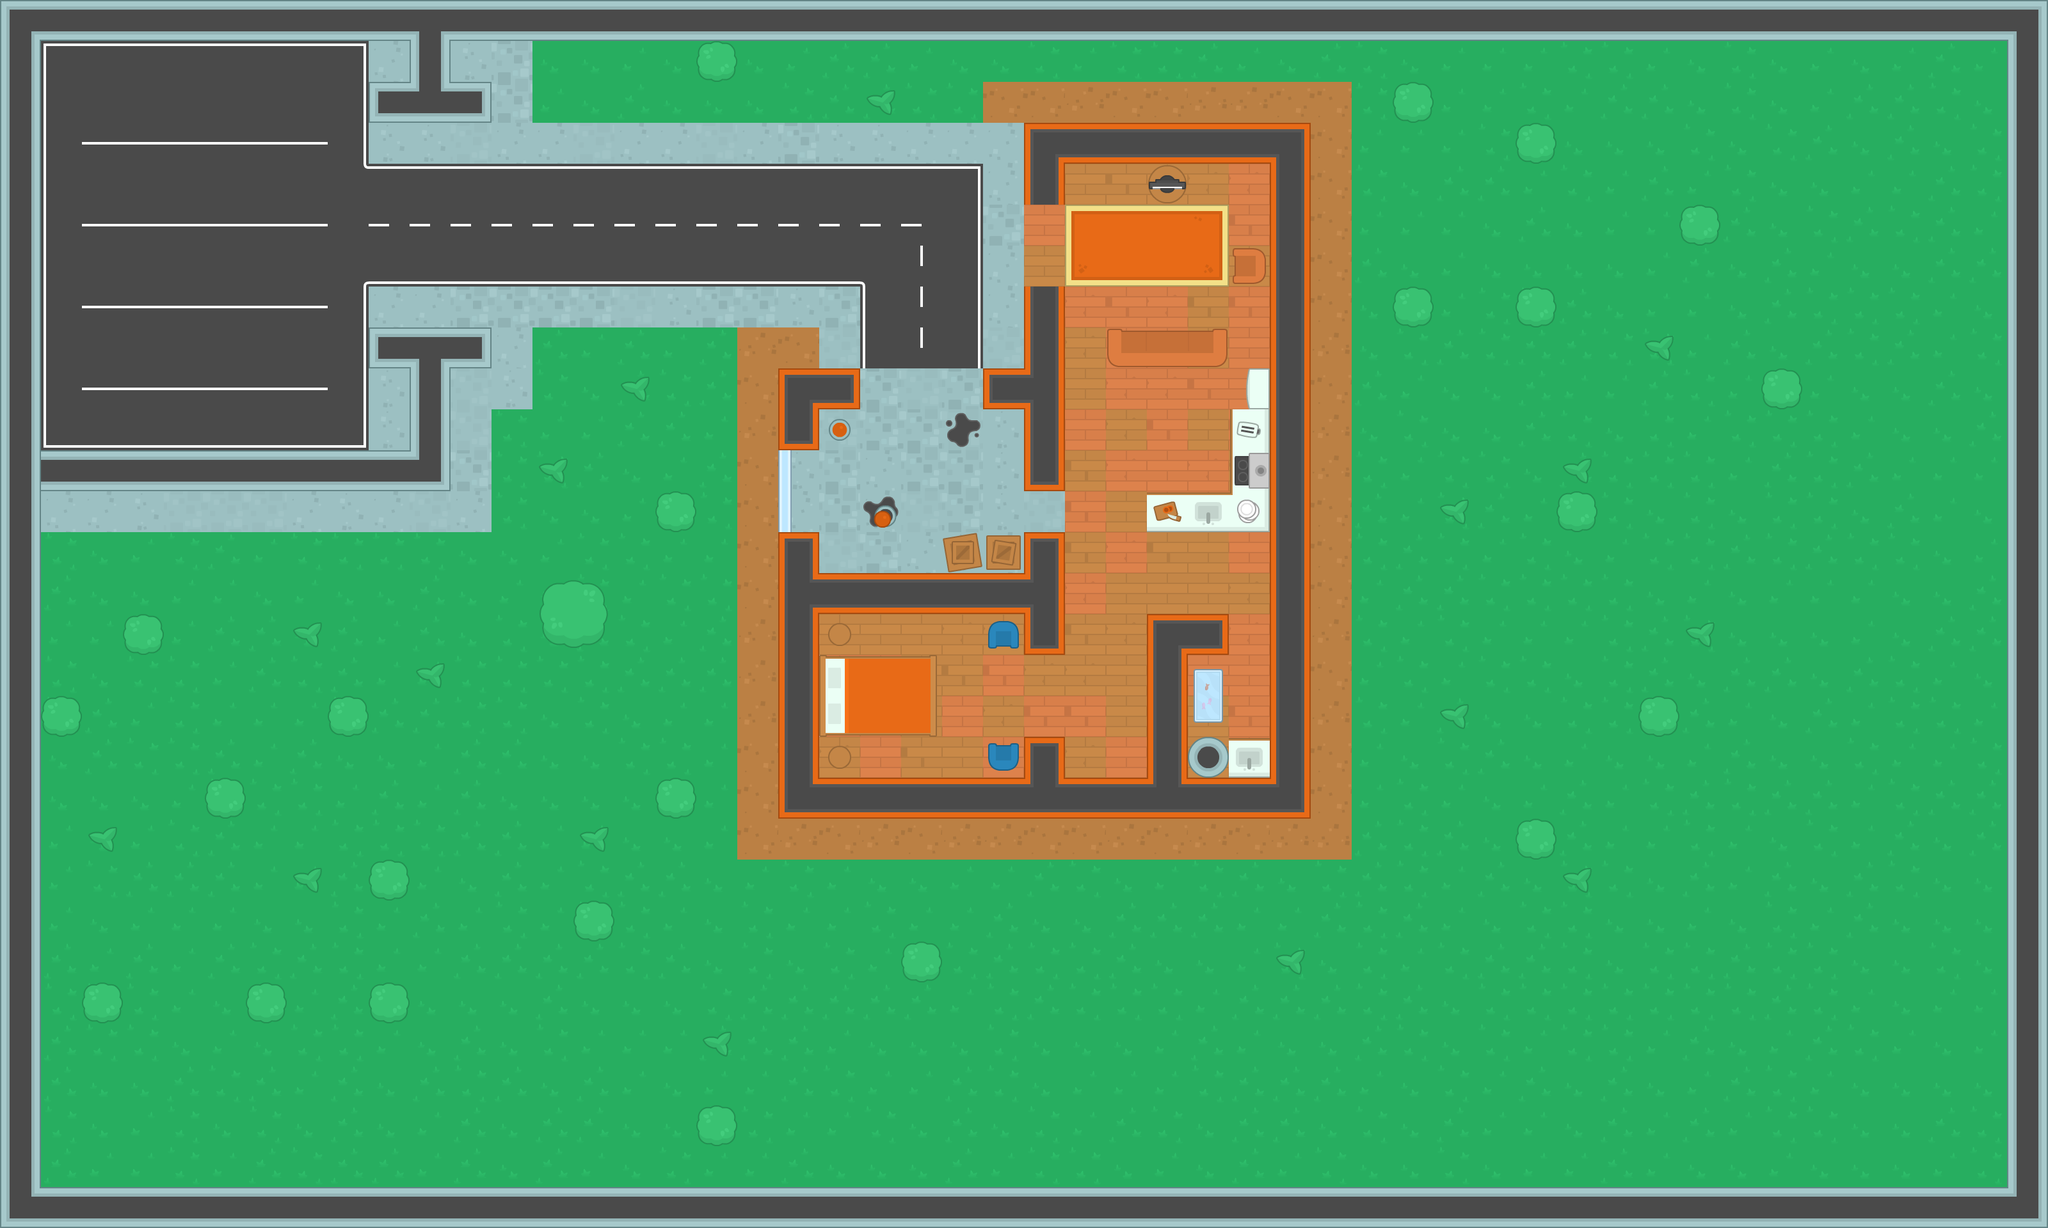

A 2D game scene composited from a Tiled map and its tileset images. What follows is a short description and the map's XML, with each tile layer's data collapsed to a summary:
An orthogonal 50x30 tile map with 64x64 px tiles, 4 tile layers (Ground, Walls, Trees, Decor) and 57 objects (41x wall, 15x enemy, player).

<map version="1.5" tiledversion="1.7.2" orientation="orthogonal" renderorder="right-down" width="50" height="30" tilewidth="64" tileheight="64" infinite="0" nextlayerid="6" nextobjectid="73">
 <tileset firstgid="1" source="Kenny Topdown Pack.tsx" />
 <layer id="1" name="Ground" width="50" height="30">
  <data>[1500 cells, 1500 non-empty, 31 distinct tile ids]</data>
 </layer>
 <layer id="3" name="Walls" width="50" height="30">
  <data>[1500 cells, 258 non-empty, 38 distinct tile ids]</data>
 </layer>
 <layer id="2" name="Trees" width="50" height="30">
  <data>[1500 cells, 43 non-empty, 6 distinct tile ids]</data>
 </layer>
 <layer id="4" name="Decor" width="50" height="30">
  <data>[1500 cells, 28 non-empty, 24 distinct tile ids]</data>
 </layer>
 <objectgroup id="5" name="obstacles">
  <object id="1" name="wall" x="1216" y="578.667" width="128" height="61.3333" />
  <object id="48" name="wall" x="0" y="1856" width="3200" height="64" />
  <object id="72" name="wall" x="0" y="0" width="3200" height="64" />
  <object id="46" name="wall" x="3136" y="64" width="64" height="1792" />
  <object id="71" name="wall" x="0" y="64" width="64" height="1792" />
  <object id="49" name="wall" x="64" y="704" width="640" height="64" />
  <object id="50" name="wall" x="640" y="512" width="64" height="192" />
  <object id="51" name="wall" x="576" y="512" width="192" height="64" />
  <object id="52" name="wall" x="576" y="128" width="192" height="64" />
  <object id="53" name="wall" x="640" y="64" width="64" height="64" />
  <object id="14" name="wall" x="1216" y="640" width="64" height="61.3333" />
  <object id="15" name="wall" x="1216" y="704" width="16" height="128" />
  <object id="16" name="wall" x="1216" y="832" width="64" height="448" />
  <object id="17" name="wall" x="1984" y="192" width="64" height="1088" />
  <object id="18" name="wall" x="1792" y="960" width="64" height="320" />
  <object id="19" name="wall" x="1600" y="832" width="64" height="192" />
  <object id="20" name="wall" x="1600" y="1152" width="64" height="128" />
  <object id="21" name="wall" x="1280" y="1216" width="320" height="64" />
  <object id="22" name="wall" x="1664" y="1216" width="320" height="64" />
  <object id="23" name="wall" x="1792" y="960" width="128" height="64" />
  <object id="24" name="wall" x="1280" y="896" width="320" height="64" />
  <object id="25" name="wall" x="1472" y="832" width="128" height="64" />
  <object id="26" name="wall" x="1536" y="576" width="128" height="64" />
  <object id="27" name="wall" x="1600" y="448" width="64" height="320" />
  <object id="28" name="wall" x="1600" y="192" width="64" height="128" />
  <object id="29" name="wall" x="1664" y="192" width="320" height="64" />
  <object id="30" name="wall" x="1792" y="768" width="192" height="64" />
  <object id="31" name="wall" x="1920" y="640" width="64" height="128" />
  <object id="32" name="wall" x="1952" y="576" width="32" height="64" />
  <object id="33" name="wall" x="1792" y="256" width="64" height="64" />
  <object id="34" name="wall" x="1728" y="512" width="192" height="64" />
  <object id="35" name="wall" x="1920" y="384" width="64" height="64" />
  <object id="36" name="wall" x="1872" y="1040" width="32" height="96" />
  <object id="37" name="wall" x="1920" y="1152" width="64" height="64" />
  <object id="38" name="wall" x="1856" y="1152" width="64" height="64" />
  <object id="39" name="wall" x="1552" y="1168" width="32" height="32" />
  <object id="40" name="wall" x="1552" y="976" width="32" height="32" />
  <object id="41" name="wall" x="1296" y="976" width="32" height="32" />
  <object id="42" name="wall" x="1296" y="1168" width="32" height="32" />
  <object id="43" name="wall" x="1280" y="1024" width="48" height="128" />
  <object id="44" name="wall" x="1456" y="1024" width="16" height="128" />
  <object id="13" name="player" x="848" y="320" width="16" height="16" />
  <object id="54" name="enemy" x="1152" y="352" width="16" height="16" />
  <object id="59" name="enemy" x="992" y="768" width="16" height="16" />
  <object id="60" name="enemy" x="1008" y="1072" width="16" height="16" />
  <object id="61" name="enemy" x="1136" y="1344" width="16" height="16" />
  <object id="62" name="enemy" x="1664" y="1424" width="16" height="16" />
  <object id="63" name="enemy" x="2224" y="1296" width="16" height="16" />
  <object id="64" name="enemy" x="2240" y="944" width="16" height="16" />
  <object id="65" name="enemy" x="2240" y="640" width="16" height="16" />
  <object id="66" name="enemy" x="2176" y="272" width="16" height="16" />
  <object id="67" name="enemy" x="2000" y="96" width="16" height="16" />
  <object id="68" name="enemy" x="1408" y="208" width="16" height="16" />
  <object id="69" name="enemy" x="1360" y="1408" width="16" height="16" />
  <object id="70" name="enemy" x="1936" y="1392" width="16" height="16" />
  <object id="57" name="enemy" x="1616" y="128" width="16" height="16" />
  <object id="58" name="enemy" x="992" y="768" width="16" height="16" />
 </objectgroup>
</map>
